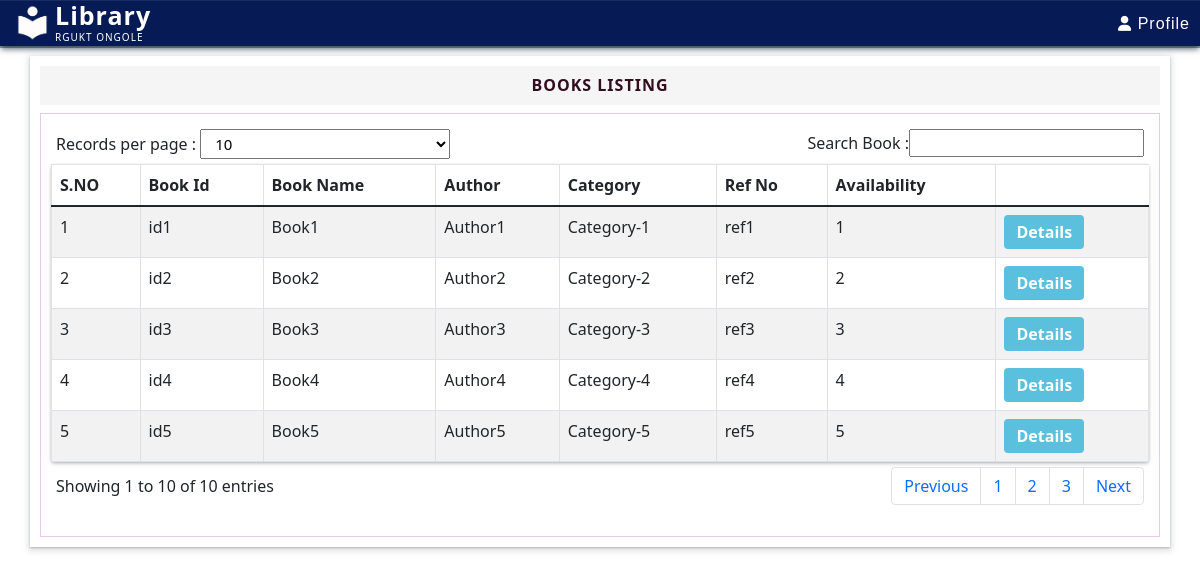
/admin/allbooks.php, run on the app's committed database.
### tables this page shows
CREATE TABLE `books` (
  `Bookname` varchar(100) NOT NULL,
  `Authorname` varchar(100) NOT NULL,
  `Referenceno` varchar(50) NOT NULL,
  `Category` varchar(50) NOT NULL,
  `Bookcount` int(255) NOT NULL,
  `Bookimage` varchar(255) NOT NULL,
  `Bookid` varchar(50) DEFAULT NULL
);

### admin/allbooks.php (the view, shortened to what this page needs)
<?php
require('dbconnect.php');
?>
<?php include_once("bootstrap.php") ?>
<?php include_once("titlebar.php") ?>
<div class="allbooks container">
	<div class="allbooks-content">
		<div class="ss-name">
			<h2 class="ss-header">Books Listing</h2>
		</div>
		<div class="dashboard-ss">
			<div class="sss">
				<div class="sss-select">
					<label>Records per page : </label>
					<select>
					    <option value="10">10</option>
				  	</select>
				</div>
				<div class="sss-search">
					<label>Search Book :  </label><input type="text" name="booksearch">
				</div>
			</div>
			<div class="sss-table">
				<table class="table table-striped table-bordered table-hover">
					<thead>
	                    <tr id="allbooks-thead">
	                        <th id="slno">S.NO</th>
	                        <th id="student-name">Book Id</th>
	                        <th id="student-name">Book Name</th>
	                        <th id="author-name">Author</th>
	                        <th id="book-name">Category</th>
	                        <th id="ref-no">Ref No</th>
	                        <th id="issued-date">Availability</th>
	                    </tr>
                	</thead>
                	<tbody id="allbooks-trow">
                	<?php
						$sql = "select * from Library.books";
						$result = $conn->query($sql);
						if ($result->num_rows > 0) {
							$i = 1;
							while(($row = $result->fetch_assoc()) && ($i < 10)) {
				    			echo "<tr>
					                    <td>".$i."</td>
					                    <td>".$row["Bookid"]."</td>
					            		<td>".$row["Bookname"]."</td>
					            		<td>".$row["Authorname"]."</td>
					            		<td>".$row["Category"]."</td>
					            		<td>".$row["Referenceno"]."</td>
					            		<td>".$row["Bookcount"]."</td>
					            		<td>
											<div class='tableactions'>
												<button class='editbtn'>Details</button>
											</div>
										</td>
					            	</tr>";
					            $i++;
					  		}
						}
					?>
                	</tbody>
				</table>
			</div>
			<div class="ssss">
				<div class="ssss-left">
					<p>Showing 1 to 10 of 10 entries</p>
				</div>
				<div class="ssss-right">
					<div class="lib__pgn"><nav aria-label="Page navigation example">
					  <ul class="pagination">
					    <li class="page-item"><a class="page-link" href="#">Previous</a></li>
					    <li class="page-item"><a class="page-link" href="#">1</a></li>
					    <li class="page-item"><a class="page-link" href="#">2</a></li>
					    <li class="page-item"><a class="page-link" href="#">3</a></li>
					    <li class="page-item"><a class="page-link" href="#">Next</a></li>
					  </ul>
					</nav></div>
				</div>
			</div>
		</div>
	</div>
</div>

### admin/admin.css (style rules this page uses)
* { box-sizing: border-box; padding: 0; margin: 0; }
.dashboard-ss { padding: 10px; border: 1px solid #9494; height: auto; }
.sss select { width: 250px; }
.table { margin: 0; }
.sss { padding: 5px; display: flex; justify-content: space-between; }
.sss-table { box-shadow: rgba(50, 50, 93, 0.25) 0px 2px 5px -1px, rgba(0, 0, 0, 0.3) 0px 1px 3px -1px; }
.ssss { padding: 5px; display: flex; justify-content: space-between; align-items: center; }
.form-content input,select { outline: none; width: 400px; padding: 3px 10px; font-size: 15px; }
.add-book-btn,.issue-book-btn,.editbtn { color: white; border-color: #46b8da; background-color: #5bc0de; margin-top: 0px; padding:5px 12px; border: 0px solid transparent; border-radius: 4px; font-weight: bold; text-decoration: none; }
.ss-header { text-align: center; font-size: 16px; padding: 10px; background-color: whitesmoke; text-transform: uppercase; color: #310D20; letter-spacing: 1px; font-weight: bolder; }
.dashboard-ss { padding: 10px; border: 1px solid #9494; }
.sss-table { overflow-x: auto; }
.issue-form-content input,select { outline: none; width: 400px; padding: 3px 10px; font-size: 15px; }
.dashboard,.admin-books,.mngbooks,.issuebook,.mngissue,.ad-profile,.mngstudents,.mngfaculty,.currentissue,.issuerequests,.renewalrequests,.recomendations,.allbooks { margin-top: 10px; margin-bottom: 50px; padding: 10px; height: auto; box-shadow: rgba(60, 64, 67, 0.3) 0px 1px 2px 0px, rgba(60, 64, 67, 0.15) 0px 2px 6px 2px; }

### data on the page
books: Bookid "id1", Bookname "Book1", Authorname "Author1", Category "Category-1", Referenceno "ref1", Bookcount "1"
books: Bookid "id2", Bookname "Book2", Authorname "Author2", Category "Category-2", Referenceno "ref2", Bookcount "2"
books: Bookid "id3", Bookname "Book3", Authorname "Author3", Category "Category-3", Referenceno "ref3", Bookcount "3"
books: Bookid "id4", Bookname "Book4", Authorname "Author4", Category "Category-4", Referenceno "ref4", Bookcount "4"
books: Bookid "id5", Bookname "Book5", Authorname "Author5", Category "Category-5", Referenceno "ref5", Bookcount "5"
